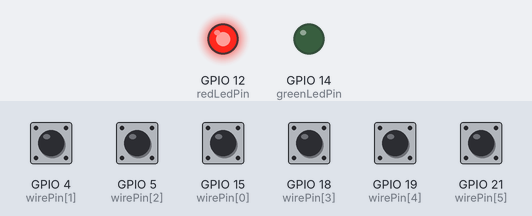
A sketch run on a simulated ESP32. On the bench: output pins drawn as LEDs (lit = HIGH). Inputs (shaded band) come from the test bench; at power-on: GPIO 4 (wirePin[1]), GPIO 5 (wirePin[2]), GPIO 15 (wirePin[0]), GPIO 18 (wirePin[3]), GPIO 19 (wirePin[4]), GPIO 21 (wirePin[5]) HIGH. Random numbers use the default seed unless the sketch sets one; what the sketch prints to the serial monitor is not drawn.

Above: at 0.1 s.
Timing chart, 0 to 1.6 s (numbered marks = the images above):
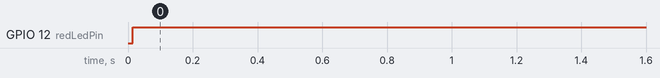

The sketch:

WireModule.ino
```cpp
char serialNumChars[34] = {'A', 'B', 'C', 'D', 'E', 'F', 'G', 'H', 'I', 'J', 'K', 'L', 'M', 'N', 'P', 'Q', 'R', 'S', 'T', 'U', 'V', 'W', 'X', 'Z', '0', '1', '2', '3', '4', '5', '6', '7', '8', '9'};
String indicatorLabels[11] = {"SND", "CLR", "CAR", "IND", "FRQ", "SIG", "NSA", "MSA", "TRN", "BOB", "FRK"};
String portTypes[6] = {"DVI-D", "PS/2", "RJ-45", "Stereo RCA", "Parallel", "Serial"};

bool serialOdd = false;
int batteryAmount = 0;
bool indicatorCheck = false;
bool parallelCheck = false;
int strikes = 0;
bool defused = false;
long currentMillis;
long previousRedLedMillis = 0;
char wires[6];
int wireAmount;
int correctPosition;

//ESP32 PINS
int wirePin[6] = {15, 4, 5, 18, 19, 21};
int greenLedPin = 14;
int redLedPin = 12;

void setup() {
  //GENERAL SETUP
  Serial.begin(115200);
  randomSeed(analogRead(0));
  for (int i = 0; i < 6; i++) {
    pinMode(wirePin[i], INPUT_PULLUP);
  }
  pinMode(greenLedPin, OUTPUT);
  pinMode(redLedPin, OUTPUT);
  digitalWrite(greenLedPin, LOW);
  digitalWrite(redLedPin, LOW);

  //BOMB SETUP
  Serial.println();
  Serial.println("--BOMB CONFIGURATION--");
  String serialNum;
  for (int i = 0; i < 5; i++) {
    serialNum += serialNumChars[random(0, 34)];
  }
  serialNum += serialNumChars[random(24, 34)];
  Serial.println(" Serial: " + serialNum);
  int x = serialNum.charAt(serialNum.length()-1);
  if (x % 2) serialOdd = true;

  int batteryWidgetAmount = random(0, 6);
  int indicatorWidgetAmount = random(0, 5-batteryWidgetAmount+1);
  int portWidgetAmount = 5-batteryWidgetAmount-indicatorWidgetAmount;
  Serial.print("Widgets: ");

  for (int i = 0; i < batteryWidgetAmount; i++) {
    if (random(0, 2)) {
      Serial.print("|2 AA|");
      batteryAmount += 2;
    } else {
      Serial.print("|1 D|");
      batteryAmount++;
    }
    Serial.print(" ");
  }

  String chosenLabels[5];
  for (int i = 0; i < indicatorWidgetAmount; i++) {
    String indicator;
    bool alreadyExists;
    do {
      alreadyExists = false;
      indicator = indicatorLabels[random(0,11)];
      for (int i = 0; i < 5; i++) {
        if (indicator == chosenLabels[i]) alreadyExists = true;
      }
    } while (alreadyExists);
    chosenLabels[i] = indicator;
    Serial.print("|");
    Serial.print(indicator);
    if (random(0,2)) {
      Serial.print("(LIT)");
      if (indicator == "FRK" || indicator == "CAR") indicatorCheck = true;
    } else Serial.print("(OFF)");
    Serial.print("| ");
  }

  for (int i = 0; i < portWidgetAmount; i++) {
    int lowerBound = 4;
    int upperBound = 2;
    int upperBound2 = 6;
    if (random(0, 2)) {
      lowerBound = 0;
      upperBound = 4;
      upperBound2 = 4;
    }
    Serial.print("|");
    int portAmount = random(0, upperBound+1);
    String chosenPorts[upperBound];
    String port;
    bool alreadyExists;
    for (int i = 0; i < portAmount; i++) {
      do {
        alreadyExists = false;
        port = portTypes[random(lowerBound, upperBound2)];
        for (int i = 0; i < upperBound; i++) {
          if (port == chosenPorts[i]) alreadyExists = true;
        }
      } while (alreadyExists);
      chosenPorts[i] = port;
      if (port == "Parallel") parallelCheck = true;
      Serial.print(port);
      if (portAmount > 1 && i < portAmount-1) Serial.print(",");
    }
    Serial.print("| ");
  }

  //MODULE SETUP
  Serial.println();
  Serial.println();
  Serial.println("--MODULE INFORMATION--");
  wireAmount = random(3, 7);
  for (int i = 0; i < wireAmount; i++) {
    int randWire;
    int randColor;
    do {
      randWire = random(0, 6);
    } while (wires[randWire]);
    randColor = random(0, 5);
    if (randColor == 0) wires[randWire] = 'R';
    else if (randColor == 1) wires[randWire] = 'Y';
    else if (randColor == 2) wires[randWire] = 'B';
    else if (randColor == 3) wires[randWire] = 'b';
    else if (randColor == 4) wires[randWire] = 'W';
  }
  Serial.print("  Wires: ");
  for (int i = 0; i < 6; i++) {
    if (!wires[i]) Serial.print("-");
    else Serial.print(wires[i]);
  }

  //FIND SOLUTION
  Serial.println();
  Serial.println();
  Serial.println("--DEFUSAL SOLUTION--");
  if (wireAmount == 3) {
    if (noWires('R')) wirePosition(2);
    else if (lastWireIs('W')) lastWirePosition(0);
    else if (moreThanOne('b')) lastWirePosition('b');
    else lastWirePosition(0);
  } else if (wireAmount == 4) {
    if (moreThanOne('R') && serialOdd) lastWirePosition('R');
    else if (lastWireIs('Y') && noWires('R')) wirePosition(1);
    else if (exactlyOne('b')) wirePosition(1);
    else if (moreThanOne('Y')) lastWirePosition(0);
    else wirePosition(2);
  } else if (wireAmount == 5) {
    if (lastWireIs('B') && serialOdd) wirePosition(4);
    else if (exactlyOne('R') && moreThanOne('Y')) wirePosition(1);
    else if (noWires('B')) wirePosition(2);
    else wirePosition(1);
  } else if (wireAmount == 6) {
    if (noWires('Y') && serialOdd) wirePosition(3);
    else if (exactlyOne('Y') && moreThanOne('W')) wirePosition(4);
    else if (noWires('R')) lastWirePosition(0);
    else wirePosition(4);
  }
  Serial.print("    Cut: ");
  for (int i = 0; i < 6; i++) {
    if (i == correctPosition) Serial.print("X");
    else Serial.print("-");
  }

  //STRIKES
  Serial.println();
  Serial.println();
  Serial.println("--STATUS--");
  Serial.print("Strikes: ");
}

void loop() {
  if (strikes < 3) {
    if (defused) digitalWrite(greenLedPin, HIGH);
    currentMillis = millis();
    if (currentMillis - previousRedLedMillis >= 500) digitalWrite(redLedPin, LOW);
    for (int i = 0; i < 6; i++) {
      if (digitalRead(wirePin[i]) && wires[i]) {
        if (i == correctPosition) defused = true;
          else {
            wires[i] = 0x00;
            strikes++;
            Serial.print("X ");
            digitalWrite(redLedPin, HIGH);
            previousRedLedMillis = currentMillis;
          }
        }
    }
  } else {
    digitalWrite(redLedPin, HIGH);
    digitalWrite(greenLedPin, LOW);
  }
  delay(20);
}

void wirePosition(int x) {
  int u = 0;
  for (int i = 0; i < 6; i++) {
    if (wires[i]) u++;
    if (u == x) {
      correctPosition = i;
      return;
    }
  }
}

bool noWires(char x) {
  for (int i = 0; i < 6; i++) {
    if (wires[i] == x) return false;
  }
  return true;
}

bool lastWireIs(char x) {
  for (int i = 5; i > -1; i--) {
    if (wires[i]) {
      if (wires[i] == x) return true;
      return false;
    }
  }
  return false;
}

void lastWirePosition(char x) {
  for (int i = 5; i > -1; i--) {
    if (wires[i]) {
      if (wires[i] == x || !x) {
        correctPosition = i;
        return;
      }
    }
  }
}

bool moreThanOne(char x) {
  int u = 0;
  for (int i = 0; i < 6; i++) {
    if (wires[i] == x) u++;
    if (u > 1) return true;
  }
  return false;
}

bool exactlyOne(char x) {
  int u = 0;
  for (int i = 0; i < 6; i++) {
    if (wires[i] == x) u++;
    if (u > 1) return false;
  }
  if (u == 0) return false;
  return true;
}
```

Measured:
- by itself, GPIO 12 (redLedPin): LOW → HIGH at 0.02 s
